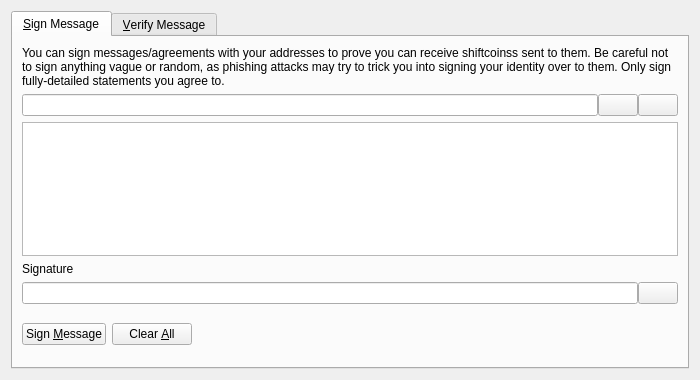
<?xml version="1.0" encoding="UTF-8"?>
<ui version="4.0">
 <class>SignVerifyMessageDialog</class>
 <widget class="QDialog" name="SignVerifyMessageDialog">
  <property name="geometry">
   <rect>
    <x>0</x>
    <y>0</y>
    <width>700</width>
    <height>380</height>
   </rect>
  </property>
  <property name="windowTitle">
   <string>Signatures - Sign / Verify a Message</string>
  </property>
  <property name="modal">
   <bool>true</bool>
  </property>
  <layout class="QVBoxLayout" name="verticalLayout">
   <item>
    <widget class="QTabWidget" name="tabWidget">
     <property name="currentIndex">
      <number>0</number>
     </property>
     <widget class="QWidget" name="tabSignMessage">
      <attribute name="title">
       <string>&amp;Sign Message</string>
      </attribute>
      <layout class="QVBoxLayout" name="verticalLayout_SM">
       <item>
        <widget class="QLabel" name="infoLabel_SM">
         <property name="text">
          <string>You can sign messages/agreements with your addresses to prove you can receive shiftcoinss sent to them. Be careful not to sign anything vague or random, as phishing attacks may try to trick you into signing your identity over to them. Only sign fully-detailed statements you agree to.</string>
         </property>
         <property name="textFormat">
          <enum>Qt::PlainText</enum>
         </property>
         <property name="wordWrap">
          <bool>true</bool>
         </property>
        </widget>
       </item>
       <item>
        <layout class="QHBoxLayout" name="horizontalLayout_1_SM">
         <property name="spacing">
          <number>0</number>
         </property>
         <item>
          <widget class="QValidatedLineEdit" name="addressIn_SM">
           <property name="toolTip">
            <string>The Shiftcoins address to sign the message with</string>
           </property>
          </widget>
         </item>
         <item>
          <widget class="QPushButton" name="addressBookButton_SM">
           <property name="toolTip">
            <string>Choose previously used address</string>
           </property>
           <property name="text">
            <string/>
           </property>
           <property name="icon">
            <iconset resource="../bitcoin.qrc">
             <normaloff>:/icons/address-book</normaloff>:/icons/address-book</iconset>
           </property>
           <property name="shortcut">
            <string>Alt+A</string>
           </property>
           <property name="autoDefault">
            <bool>false</bool>
           </property>
          </widget>
         </item>
         <item>
          <widget class="QPushButton" name="pasteButton_SM">
           <property name="toolTip">
            <string>Paste address from clipboard</string>
           </property>
           <property name="text">
            <string/>
           </property>
           <property name="icon">
            <iconset resource="../bitcoin.qrc">
             <normaloff>:/icons/editpaste</normaloff>:/icons/editpaste</iconset>
           </property>
           <property name="shortcut">
            <string>Alt+P</string>
           </property>
           <property name="autoDefault">
            <bool>false</bool>
           </property>
          </widget>
         </item>
        </layout>
       </item>
       <item>
        <widget class="QPlainTextEdit" name="messageIn_SM">
         <property name="toolTip">
          <string>Enter the message you want to sign here</string>
         </property>
        </widget>
       </item>
       <item>
        <widget class="QLabel" name="signatureLabel_SM">
         <property name="text">
          <string>Signature</string>
         </property>
         <property name="textFormat">
          <enum>Qt::PlainText</enum>
         </property>
        </widget>
       </item>
       <item>
        <layout class="QHBoxLayout" name="horizontalLayout_2_SM">
         <property name="spacing">
          <number>0</number>
         </property>
         <item>
          <widget class="QLineEdit" name="signatureOut_SM">
           <property name="font">
            <font>
             <italic>true</italic>
            </font>
           </property>
           <property name="readOnly">
            <bool>true</bool>
           </property>
          </widget>
         </item>
         <item>
          <widget class="QPushButton" name="copySignatureButton_SM">
           <property name="toolTip">
            <string>Copy the current signature to the system clipboard</string>
           </property>
           <property name="text">
            <string/>
           </property>
           <property name="icon">
            <iconset resource="../bitcoin.qrc">
             <normaloff>:/icons/editcopy</normaloff>:/icons/editcopy</iconset>
           </property>
           <property name="autoDefault">
            <bool>false</bool>
           </property>
          </widget>
         </item>
        </layout>
       </item>
       <item>
        <layout class="QHBoxLayout" name="horizontalLayout_3_SM">
         <item>
          <widget class="QPushButton" name="signMessageButton_SM">
           <property name="toolTip">
            <string>Sign the message to prove you own this Shiftcoins address</string>
           </property>
           <property name="text">
            <string>Sign &amp;Message</string>
           </property>
           <property name="icon">
            <iconset resource="../bitcoin.qrc">
             <normaloff>:/icons/edit</normaloff>:/icons/edit</iconset>
           </property>
           <property name="autoDefault">
            <bool>false</bool>
           </property>
          </widget>
         </item>
         <item>
          <widget class="QPushButton" name="clearButton_SM">
           <property name="toolTip">
            <string>Reset all sign message fields</string>
           </property>
           <property name="text">
            <string>Clear &amp;All</string>
           </property>
           <property name="icon">
            <iconset resource="../bitcoin.qrc">
             <normaloff>:/icons/remove</normaloff>:/icons/remove</iconset>
           </property>
           <property name="autoDefault">
            <bool>false</bool>
           </property>
          </widget>
         </item>
         <item>
          <spacer name="horizontalSpacer_1_SM">
           <property name="orientation">
            <enum>Qt::Horizontal</enum>
           </property>
           <property name="sizeHint" stdset="0">
            <size>
             <width>40</width>
             <height>48</height>
            </size>
           </property>
          </spacer>
         </item>
         <item>
          <widget class="QLabel" name="statusLabel_SM">
           <property name="font">
            <font>
             <weight>75</weight>
             <bold>true</bold>
            </font>
           </property>
           <property name="text">
            <string/>
           </property>
           <property name="wordWrap">
            <bool>true</bool>
           </property>
          </widget>
         </item>
         <item>
          <spacer name="horizontalSpacer_2_SM">
           <property name="orientation">
            <enum>Qt::Horizontal</enum>
           </property>
           <property name="sizeHint" stdset="0">
            <size>
             <width>40</width>
             <height>48</height>
            </size>
           </property>
          </spacer>
         </item>
        </layout>
       </item>
      </layout>
     </widget>
     <widget class="QWidget" name="tabVerifyMessage">
      <attribute name="title">
       <string>&amp;Verify Message</string>
      </attribute>
      <layout class="QVBoxLayout" name="verticalLayout_VM">
       <item>
        <widget class="QLabel" name="infoLabel_VM">
         <property name="text">
          <string>Enter the receiver's address, message (ensure you copy line breaks, spaces, tabs, etc. exactly) and signature below to verify the message. Be careful not to read more into the signature than what is in the signed message itself, to avoid being tricked by a man-in-the-middle attack. Note that this only proves the signing party receives with the address, it cannot prove sendership of any transaction!</string>
         </property>
         <property name="textFormat">
          <enum>Qt::PlainText</enum>
         </property>
         <property name="alignment">
          <set>Qt::AlignLeading|Qt::AlignLeft|Qt::AlignTop</set>
         </property>
         <property name="wordWrap">
          <bool>true</bool>
         </property>
        </widget>
       </item>
       <item>
        <layout class="QHBoxLayout" name="horizontalLayout_1_VM">
         <property name="spacing">
          <number>0</number>
         </property>
         <item>
          <widget class="QValidatedLineEdit" name="addressIn_VM">
           <property name="toolTip">
            <string>The Shiftcoins address the message was signed with</string>
           </property>
          </widget>
         </item>
         <item>
          <widget class="QPushButton" name="addressBookButton_VM">
           <property name="toolTip">
            <string>Choose previously used address</string>
           </property>
           <property name="text">
            <string/>
           </property>
           <property name="icon">
            <iconset resource="../bitcoin.qrc">
             <normaloff>:/icons/address-book</normaloff>:/icons/address-book</iconset>
           </property>
           <property name="shortcut">
            <string>Alt+A</string>
           </property>
           <property name="autoDefault">
            <bool>false</bool>
           </property>
          </widget>
         </item>
        </layout>
       </item>
       <item>
        <widget class="QPlainTextEdit" name="messageIn_VM"/>
       </item>
       <item>
        <widget class="QValidatedLineEdit" name="signatureIn_VM"/>
       </item>
       <item>
        <layout class="QHBoxLayout" name="horizontalLayout_2_VM">
         <item>
          <widget class="QPushButton" name="verifyMessageButton_VM">
           <property name="toolTip">
            <string>Verify the message to ensure it was signed with the specified Shiftcoins address</string>
           </property>
           <property name="text">
            <string>Verify &amp;Message</string>
           </property>
           <property name="icon">
            <iconset resource="../bitcoin.qrc">
             <normaloff>:/icons/transaction_0</normaloff>:/icons/transaction_0</iconset>
           </property>
           <property name="autoDefault">
            <bool>false</bool>
           </property>
          </widget>
         </item>
         <item>
          <widget class="QPushButton" name="clearButton_VM">
           <property name="toolTip">
            <string>Reset all verify message fields</string>
           </property>
           <property name="text">
            <string>Clear &amp;All</string>
           </property>
           <property name="icon">
            <iconset resource="../bitcoin.qrc">
             <normaloff>:/icons/remove</normaloff>:/icons/remove</iconset>
           </property>
           <property name="autoDefault">
            <bool>false</bool>
           </property>
          </widget>
         </item>
         <item>
          <spacer name="horizontalSpacer_1_VM">
           <property name="orientation">
            <enum>Qt::Horizontal</enum>
           </property>
           <property name="sizeHint" stdset="0">
            <size>
             <width>40</width>
             <height>48</height>
            </size>
           </property>
          </spacer>
         </item>
         <item>
          <widget class="QLabel" name="statusLabel_VM">
           <property name="font">
            <font>
             <weight>75</weight>
             <bold>true</bold>
            </font>
           </property>
           <property name="text">
            <string/>
           </property>
           <property name="wordWrap">
            <bool>true</bool>
           </property>
          </widget>
         </item>
         <item>
          <spacer name="horizontalSpacer_2_VM">
           <property name="orientation">
            <enum>Qt::Horizontal</enum>
           </property>
           <property name="sizeHint" stdset="0">
            <size>
             <width>40</width>
             <height>48</height>
            </size>
           </property>
          </spacer>
         </item>
        </layout>
       </item>
      </layout>
     </widget>
    </widget>
   </item>
  </layout>
 </widget>
 <customwidgets>
  <customwidget>
   <class>QValidatedLineEdit</class>
   <extends>QLineEdit</extends>
   <header>qt/qvalidatedlineedit.h</header>
  </customwidget>
 </customwidgets>
 <resources>
  <include location="../bitcoin.qrc"/>
 </resources>
 <connections/>
</ui>
